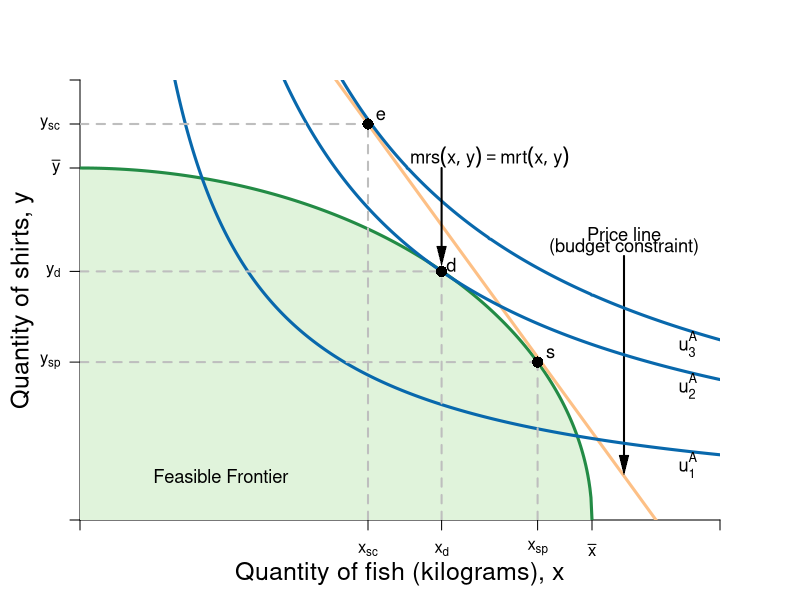

Reproduce this figure in R.
#Graph Designer: Simon Halliday
#Authors: Bowles, Foley and Halliday
#Title: Coordination, Conflict and Competition: A Text in Microeconomics

require(shape)
pdf(file = "specprodexch/ppf_dos.pdf", width = 8, height = 8)

#Set parameters for graphics
axislabelsize <- 1.5
labelsize <- 1.1
graphlinewidth <- 3
segmentlinewidth <- 2

COL <- c("#7fc97f", "#beaed4", "#fdc086", "#ffff99", "#386cb0", "#f0027f", "#bf5b17", "#666666")
COLA <- c("#e0f3db", "#99d8c9","#66c2a4","#41ae76", "#238b45", "#005824")
COLB <- c("#4eb3d3", "#2b8cbe", "#0868ac","#084081")

#Edited the margins to cater for the larger LHS labels
par(mar =  c(4, 4, 4, 4))

#Change this to make it log of l 

# ppf <- function(l, k = 0.5) {
#   k * (1/l)
# }

ppf <- function(x, k = 0.1, maxy = 8, alpha = 2) {
  maxy - k*x^alpha 
}

ppf2 <- function(x, yint = 64){
  sqrt(yint - (x)^2)
}

uFn <- function(x, y, alpha = 0.5){
  (x^alpha)*(y^(1-alpha))
}

bcA <- function(x, w = 8, p = 2) {
  w - p*x
}


xlims <- c(0, 10)
ylims <- c(0, 10)

npts <- 501 
x <- seq(xlims[1], xlims[2], length.out = npts)
y <- seq(ylims[1], ylims[2], length.out = npts) 
a <- c(3.85, 5.65, 6.4)

plot(0, 0, xlim = xlims, ylim = ylims, type = "n",
     xlab = expression(paste("")),
     ylab = expression(paste("")), 
     xaxt = "n", 
     yaxt = "n", 
     cex.lab = axislabelsize, 
     bty = "n", 
     xaxs="i", 
     yaxs="i"
)


# ticksy <- seq(from = 0, to = ylims[2], by = 1)
# ylabels <- seq(from = 0, to = ylims[2], by = 1)
# ticksx <- seq(from = 0, to = xlims[2], by = 1)
# xlabels <- seq(from = 0, to = xlims[2], by = 1)
ticksy <- c(ylims[1], bcA(x = 4.5, w = 18, p = 2), 5.65, ppf2(x = 7.15), 8, ylims[2])
ylabels <- c(NA, expression(paste(y[sc])), expression(paste(y[d])), expression(paste(y[sp])), expression(paste(bar(y))), NA)
ticksx <- c(xlims[1], 4.5, 5.65, 7.15, 8, xlims[2])
xlabels <- c(NA, expression(paste(x[sc])), expression(paste(x[d])), expression(paste(x[sp])), expression(paste(bar(x))), NA)


axis(1, at = ticksx, pos = 0, labels = xlabels)
axis(2, at = ticksy, pos = 0, labels = ylabels, las = 1)

npts <- 500 
xx1 <- seq(xlims[1], xlims[2], length.out = npts)
xx2 <- seq(0, 8, length.out = npts)
xx3 <- seq(xlims[1], 0, length.out = npts)
xx4 <- seq(-11, 0, length.out = npts)

#Draw the polygon for shading the feasible set
xpoly1 <- seq(from = xlims[1], to = 8, length.out = 500)
ypoly1 <- ppf2(xpoly1, yint = 64)
polygon(x = c(xpoly1, rev(xpoly1[1])), y = c(ypoly1, rev(ypoly1)[1]), col=COLA[1], density=NULL, border = NA)


#Draw the graphs
#lines(xx1, ppf(xx1, k = 0.1, maxy = 8, alpha = 2), col = COLA[5], lwd = graphlinewidth)
lines(xx2, ppf2(xx2, yint = 64), col = COLA[5], lwd = graphlinewidth)
lines(xx1, bcA(xx1, w = 18, p = 2), col = COL[3], lwd = graphlinewidth)

#Label the feasible frontier
text(2.2, 1, expression("Feasible Frontier"), cex = labelsize)
#text(2.2, 0.5, expression("(production possibilities frontier)"), cex = labelsize)
#Arrows(3.35, 0.95, 7.7, 0.95, col = "black", lty = 1, lwd = 2, arr.type = "triangle", arr.lwd = 0.5)

#Label the exchange constraint
text(8.5, 6.5, expression("Price line"), cex = labelsize)
text(8.5, 6.2, expression("(budget constraint)"), cex = labelsize)
Arrows(8.5, 6, 8.5, 1.25, col = "black", lty = 1, lwd = 2, arr.type = "triangle", arr.lwd = 0.5)


contour(x, y, 
        outer(x, y, uFn),
        drawlabels = FALSE,
        col = COLB[3],
        lwd = graphlinewidth,
        levels = a, 
        xaxs="i", 
        yaxs="i", 
        add = TRUE)

#Axis labels
mtext(expression(paste("Quantity of fish (kilograms), ", x)), side = 1, line = 2.5, cex = axislabelsize)
text(-0.9, 5, expression(paste("Quantity of shirts, ", y)), xpd = TRUE, cex = axislabelsize, srt = 90) 

#Annotate max u point on feasibility frontier
text(5.8, 5.8, expression(paste(d)), cex = labelsize)
segments(0, 5.65, 5.65, 5.65, lty = 2, col = "gray", lwd = segmentlinewidth)
segments(5.65, 0, 5.65, 5.65, lty = 2, col = "gray", lwd = segmentlinewidth)
points(5.65, 5.65, pch = 16, col = "black", cex = 1.5)

#Point of tangency between exchange budget and ppf
text(7.35, ppf2(x = 7.15) +.2, expression(s), cex = labelsize)
segments(0, ppf2(x = 7.15), 7.15, ppf2(x = 7.15), lty = 2, col = "gray", lwd = segmentlinewidth)
segments(7.15, 0, 7.15, ppf2(x = 7.15), lty = 2, col = "gray", lwd = segmentlinewidth)
points(7.15, ppf2(x = 7.15), pch = 16, col = "black", cex = 1.5)

#Point of tangency between exchange budget and indiff curve 3
text(4.7, bcA(x = 4.5, w = 18, p = 2) +.2, expression(e), cex = labelsize)
segments(0, bcA(x = 4.5, w = 18, p = 2), 4.5, bcA(x = 4.5, w = 18, p = 2), lty = 2, col = "gray", lwd = segmentlinewidth)
segments(4.5, 0, 4.5, bcA(x = 4.5, w = 18, p = 2), lty = 2, col = "gray", lwd = segmentlinewidth)
points(4.5, bcA(x = 4.5, w = 18, p = 2), pch = 16, col = "black", cex = 1.5)


#Add mrs = mrt at i
text(6.4, 8.25, expression(paste(mrs(x,y) == mrt(x,y))), cex = labelsize)
Arrows(5.65, 8, 5.65, 6, col = "black", lty = 1, lwd = 2, arr.type = "triangle", arr.lwd = 0.5)

#Label the indifference curves
text(9.5, 1.25, expression(u[1]^A), cex = labelsize)
text(9.5, 3.05, expression(u[2]^A), cex = labelsize)
text(9.5, 4, expression(u[3]^A), cex = labelsize)

dev.off()
